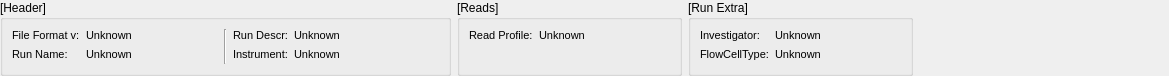
<?xml version="1.0" encoding="UTF-8"?>
<ui version="4.0">
 <class>Form</class>
 <widget class="QWidget" name="Form">
  <property name="geometry">
   <rect>
    <x>0</x>
    <y>0</y>
    <width>1165</width>
    <height>76</height>
   </rect>
  </property>
  <property name="windowTitle">
   <string>Form</string>
  </property>
  <layout class="QHBoxLayout" name="horizontalLayout">
   <property name="leftMargin">
    <number>0</number>
   </property>
   <property name="topMargin">
    <number>0</number>
   </property>
   <property name="rightMargin">
    <number>0</number>
   </property>
   <property name="bottomMargin">
    <number>0</number>
   </property>
   <item>
    <widget class="QGroupBox" name="groupBox">
     <property name="sizePolicy">
      <sizepolicy hsizetype="Preferred" vsizetype="Preferred">
       <horstretch>2</horstretch>
       <verstretch>0</verstretch>
      </sizepolicy>
     </property>
     <property name="minimumSize">
      <size>
       <width>451</width>
       <height>0</height>
      </size>
     </property>
     <property name="maximumSize">
      <size>
       <width>451</width>
       <height>16777215</height>
      </size>
     </property>
     <property name="layoutDirection">
      <enum>Qt::LeftToRight</enum>
     </property>
     <property name="title">
      <string>[Header]</string>
     </property>
     <layout class="QVBoxLayout" name="verticalLayout">
      <property name="leftMargin">
       <number>9</number>
      </property>
      <property name="topMargin">
       <number>9</number>
      </property>
      <property name="rightMargin">
       <number>9</number>
      </property>
      <property name="bottomMargin">
       <number>9</number>
      </property>
      <item>
       <layout class="QHBoxLayout" name="horizontalLayout_2">
        <item>
         <layout class="QFormLayout" name="formLayout">
          <item row="0" column="0">
           <widget class="QLabel" name="label_2">
            <property name="font">
             <font>
              <pointsize>8</pointsize>
             </font>
            </property>
            <property name="text">
             <string>File Format v:</string>
            </property>
           </widget>
          </item>
          <item row="0" column="1">
           <widget class="QLabel" name="FileFormatVersion">
            <property name="font">
             <font>
              <pointsize>8</pointsize>
             </font>
            </property>
            <property name="text">
             <string>Unknown</string>
            </property>
           </widget>
          </item>
          <item row="1" column="0">
           <widget class="QLabel" name="label_10">
            <property name="font">
             <font>
              <pointsize>8</pointsize>
             </font>
            </property>
            <property name="text">
             <string>Run Name:</string>
            </property>
           </widget>
          </item>
          <item row="1" column="1">
           <widget class="QLabel" name="RunName">
            <property name="font">
             <font>
              <pointsize>8</pointsize>
             </font>
            </property>
            <property name="text">
             <string>Unknown</string>
            </property>
           </widget>
          </item>
         </layout>
        </item>
        <item>
         <widget class="Line" name="line">
          <property name="orientation">
           <enum>Qt::Vertical</enum>
          </property>
         </widget>
        </item>
        <item>
         <layout class="QFormLayout" name="formLayout_2">
          <item row="0" column="0">
           <widget class="QLabel" name="label_12">
            <property name="font">
             <font>
              <pointsize>8</pointsize>
             </font>
            </property>
            <property name="text">
             <string>Run Descr:</string>
            </property>
           </widget>
          </item>
          <item row="0" column="1">
           <widget class="QLabel" name="RunDescription">
            <property name="font">
             <font>
              <pointsize>8</pointsize>
             </font>
            </property>
            <property name="text">
             <string>Unknown</string>
            </property>
           </widget>
          </item>
          <item row="1" column="0">
           <widget class="QLabel" name="label_3">
            <property name="font">
             <font>
              <pointsize>8</pointsize>
             </font>
            </property>
            <property name="text">
             <string>Instrument:</string>
            </property>
           </widget>
          </item>
          <item row="1" column="1">
           <widget class="QLabel" name="Instrument">
            <property name="font">
             <font>
              <pointsize>8</pointsize>
             </font>
            </property>
            <property name="text">
             <string>Unknown</string>
            </property>
           </widget>
          </item>
         </layout>
        </item>
       </layout>
      </item>
     </layout>
    </widget>
   </item>
   <item>
    <widget class="QGroupBox" name="groupBox_2">
     <property name="sizePolicy">
      <sizepolicy hsizetype="Preferred" vsizetype="Preferred">
       <horstretch>1</horstretch>
       <verstretch>0</verstretch>
      </sizepolicy>
     </property>
     <property name="minimumSize">
      <size>
       <width>225</width>
       <height>0</height>
      </size>
     </property>
     <property name="maximumSize">
      <size>
       <width>225</width>
       <height>16777215</height>
      </size>
     </property>
     <property name="layoutDirection">
      <enum>Qt::LeftToRight</enum>
     </property>
     <property name="title">
      <string>[Reads]</string>
     </property>
     <layout class="QVBoxLayout" name="verticalLayout_2">
      <property name="leftMargin">
       <number>9</number>
      </property>
      <property name="topMargin">
       <number>9</number>
      </property>
      <property name="rightMargin">
       <number>9</number>
      </property>
      <property name="bottomMargin">
       <number>9</number>
      </property>
      <item>
       <layout class="QFormLayout" name="formLayout_3">
        <item row="0" column="0">
         <widget class="QLabel" name="label_13">
          <property name="font">
           <font>
            <pointsize>8</pointsize>
           </font>
          </property>
          <property name="text">
           <string>Read Profile:</string>
          </property>
         </widget>
        </item>
        <item row="0" column="1">
         <widget class="QLabel" name="ReadProfile">
          <property name="font">
           <font>
            <pointsize>8</pointsize>
           </font>
          </property>
          <property name="text">
           <string>Unknown</string>
          </property>
         </widget>
        </item>
       </layout>
      </item>
     </layout>
    </widget>
   </item>
   <item>
    <widget class="QGroupBox" name="groupBox_4">
     <property name="sizePolicy">
      <sizepolicy hsizetype="Preferred" vsizetype="Preferred">
       <horstretch>1</horstretch>
       <verstretch>0</verstretch>
      </sizepolicy>
     </property>
     <property name="minimumSize">
      <size>
       <width>225</width>
       <height>0</height>
      </size>
     </property>
     <property name="maximumSize">
      <size>
       <width>225</width>
       <height>16777215</height>
      </size>
     </property>
     <property name="title">
      <string>[Run Extra]</string>
     </property>
     <layout class="QVBoxLayout" name="verticalLayout_4">
      <item>
       <layout class="QFormLayout" name="formLayout_5">
        <item row="0" column="0">
         <widget class="QLabel" name="label">
          <property name="font">
           <font>
            <pointsize>8</pointsize>
           </font>
          </property>
          <property name="text">
           <string>Investigator:</string>
          </property>
         </widget>
        </item>
        <item row="0" column="1">
         <widget class="QLabel" name="Investigator">
          <property name="font">
           <font>
            <pointsize>8</pointsize>
           </font>
          </property>
          <property name="text">
           <string>Unknown</string>
          </property>
         </widget>
        </item>
        <item row="1" column="0">
         <widget class="QLabel" name="label_7">
          <property name="font">
           <font>
            <pointsize>8</pointsize>
           </font>
          </property>
          <property name="text">
           <string>FlowCellType:</string>
          </property>
         </widget>
        </item>
        <item row="1" column="1">
         <widget class="QLabel" name="FlowCellType">
          <property name="font">
           <font>
            <pointsize>8</pointsize>
           </font>
          </property>
          <property name="text">
           <string>Unknown</string>
          </property>
         </widget>
        </item>
       </layout>
      </item>
     </layout>
    </widget>
   </item>
   <item>
    <spacer name="horizontalSpacer">
     <property name="orientation">
      <enum>Qt::Horizontal</enum>
     </property>
     <property name="sizeHint" stdset="0">
      <size>
       <width>40</width>
       <height>20</height>
      </size>
     </property>
    </spacer>
   </item>
   <item>
    <widget class="QWidget" name="columns_widget" native="true">
     <property name="minimumSize">
      <size>
       <width>250</width>
       <height>0</height>
      </size>
     </property>
     <property name="maximumSize">
      <size>
       <width>250</width>
       <height>16777215</height>
      </size>
     </property>
    </widget>
   </item>
  </layout>
 </widget>
 <resources/>
 <connections/>
</ui>
